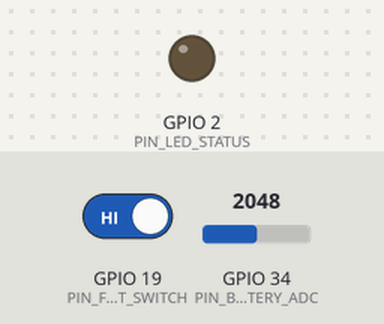
Bench run of a program on a simulated ESP32. Parts: output pins drawn as LEDs (lit = HIGH). The test bench sets the inputs (shaded band); at power-on: GPIO 19 (PIN_FLOAT_SWITCH) HIGH, GPIO 34 (PIN_BATTERY_ADC) = 2048. What the program prints to the serial monitor is not drawn.

Above: at 1.7 s.
1.8 s: GPIO 19 (PIN_FLOAT_SWITCH) driven LOW
At 15.98 s:
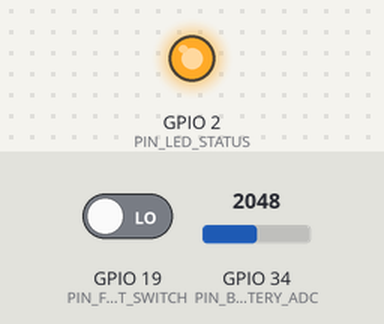
Timing chart, 0 to 32.8 s (numbered marks = the images above; inputs shaded):
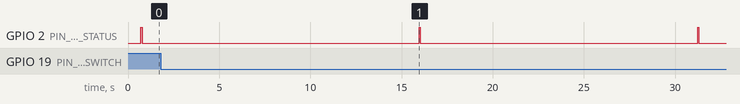

Measured:
- by itself, GPIO 2 (PIN_LED_STATUS): alternates HIGH for 0.06 s and LOW for 15.2 s

The program:

main.cpp
```cpp
#include <Arduino.h>
#include <WiFi.h>
#include <esp_now.h>
#include <esp_wifi.h>

#include "../common/espnow_types.h"

// ==========================================
// 1. PIN DEFINITIONS (Node 2 - Play Pool)
// ==========================================
#define PIN_FLOAT_SWITCH    19  // Stainless Magnetic Float Switch (Pull-up)
#define PIN_BATTERY_ADC     34  // Battery Voltage Divider (ADC Input)
#define PIN_LED_STATUS      2   // Onboard Blue LED

// Broadcast MAC Address for ESP-NOW
uint8_t broadcastMacAddress[] = {0xFF, 0xFF, 0xFF, 0xFF, 0xFF, 0xFF};

PoolNodePayload payload;
uint32_t msgCount = 0;

// ==========================================
// 2. HELPER FUNCTIONS
// ==========================================
float readBatteryVoltage() {
    // Voltage Divider (100k / 100k -> x2.0 factor)
    int raw = analogRead(PIN_BATTERY_ADC);
    float vOut = (raw / 4095.0f) * 3.3f;
    float vBat = vOut * 2.0f; // Scale to 18650 (3.0V - 4.2V)
    return vBat;
}

// อ่านสถานะลูกลอยพร้อม Debounce ป้องกันคลื่นน้ำกระเพื่อม
bool readFloatSwitchDebounced() {
    int activeCount = 0;
    for (int i = 0; i < 10; i++) {
        // ลูกลอยตก (ระดับน้ำลดลง) = สวิตช์ดึงลง GND (LOW)
        if (digitalRead(PIN_FLOAT_SWITCH) == LOW) {
            activeCount++;
        }
        delay(20);
    }
    // หากเกิน 7 ใน 10 ครั้ง ถือว่าระดับน้ำลดลงจริง (ต้องการเติมน้ำ)
    return (activeCount >= 7);
}

void blinkStatusLed(int count = 1, int durationMs = 80) {
    for (int i = 0; i < count; i++) {
        digitalWrite(PIN_LED_STATUS, HIGH);
        delay(durationMs);
        digitalWrite(PIN_LED_STATUS, LOW);
        if (i < count - 1) delay(durationMs);
    }
}

// ==========================================
// 3. SETUP & LOOP
// ==========================================
void setup() {
    Serial.begin(115200);
    delay(500);

    pinMode(PIN_FLOAT_SWITCH, INPUT_PULLUP);
    pinMode(PIN_BATTERY_ADC, INPUT);
    pinMode(PIN_LED_STATUS, OUTPUT);
    digitalWrite(PIN_LED_STATUS, LOW);

    // WiFi Station Mode (ESP-NOW)
    WiFi.mode(WIFI_STA);
    WiFi.disconnect();

    // Disable WiFi Sleep for solid transmission
    esp_wifi_set_ps(WIFI_PS_NONE);

    // Initialize ESP-NOW
    if (esp_now_init() != ESP_OK) {
        Serial.println("❌ ESP-NOW Init Failed!");
        return;
    }

    // Register Broadcast Peer
    esp_now_peer_info_t peerInfo = {};
    memcpy(peerInfo.peer_addr, broadcastMacAddress, 6);
    peerInfo.channel = 0;
    peerInfo.encrypt = false;

    if (esp_now_add_peer(&peerInfo) != ESP_OK) {
        Serial.println("❌ Failed to add broadcast peer!");
    } else {
        Serial.println("✅ ESP-NOW Broadcast Peer registered.");
    }

    Serial.println("==========================================");
    Serial.println("🏊 Node 2 (Play Pool Float Sensor) READY!");
    Serial.println("==========================================");
}

void loop() {
    bool waterLow = readFloatSwitchDebounced();
    float batV = readBatteryVoltage();
    msgCount++;

    payload.nodeId = NODE_PLAY_POOL; // 2
    payload.waterLow = waterLow;
    payload.batteryVoltage = batV;
    payload.messageId = msgCount;

    // Send Broadcast Payload via ESP-NOW
    esp_err_t result = esp_now_send(broadcastMacAddress, (uint8_t *)&payload, sizeof(payload));

    if (result == ESP_OK) {
        blinkStatusLed(1, 60);
        Serial.printf("📡 [Node 2] Sent: WaterLow=%s, Bat=%.2fV, MsgId=%u (SUCCESS)\n",
                      waterLow ? "YES (Need Fill)" : "NO (Full/OK)", batV, msgCount);
    } else {
        Serial.println("❌ [Node 2] ESP-NOW Send Failed!");
    }

    // ส่งข้อมูลทุกๆ 15 วินาที
    delay(15000);
}
```
